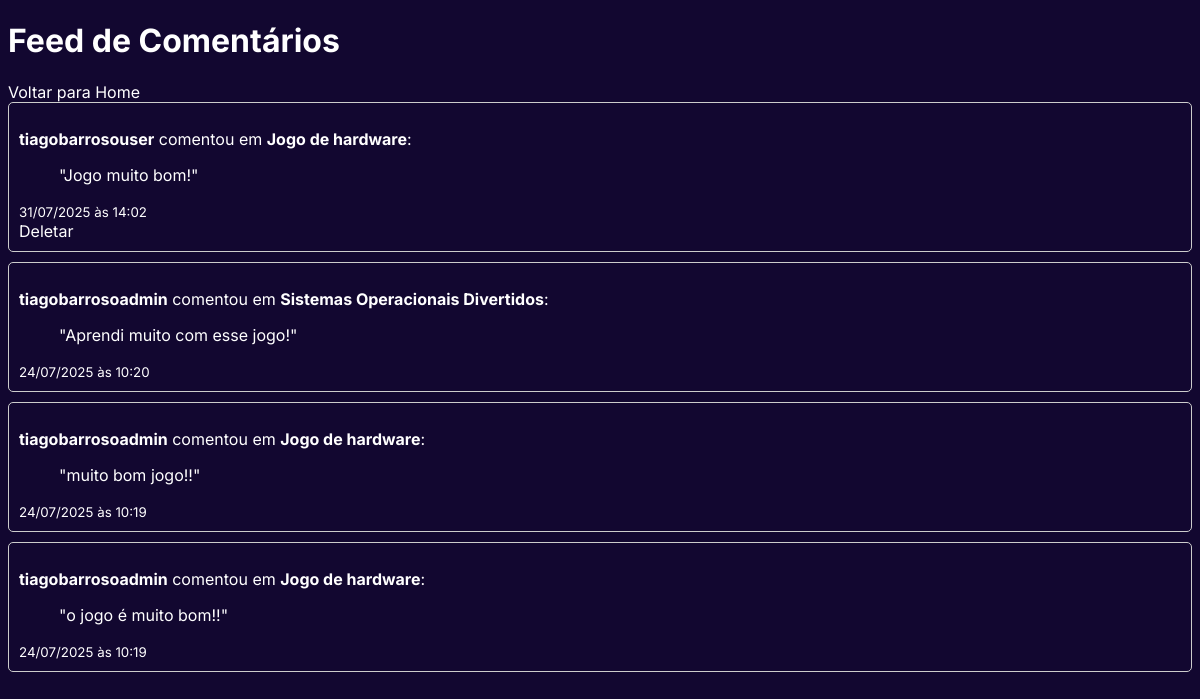
/comentarios/ (signed in), run on the app's committed database.
### potplayapp/models.py (models this page shows, shortened)
class Comentario(models.Model):
    jogo = models.ForeignKey(Jogo, on_delete=models.CASCADE, related_name='comentarios')
    autor = models.ForeignKey(User, on_delete=models.CASCADE)
    texto = models.TextField(verbose_name="Seu comentário")
    data_criacao = models.DateTimeField(auto_now_add=True)

class Jogo(models.Model):
    STATUS_AVALIACAO = [
        ('Pendente', 'Pendente'),
        ('Aprovado', 'Aprovado'),
        ('Rejeitado', 'Rejeitado'),
    ]
    desenvolvedor = models.ForeignKey(User, on_delete=models.CASCADE, related_name="jogos_criados")
    categoria = models.ForeignKey(Categoria, on_delete=models.SET_NULL, null=True, blank=False)
    nome = models.CharField(max_length=255)
    descricao = models.TextField()
    arquivo_jogo = models.FileField(upload_to='arquivos_jogos/')
    data_submissao = models.DateTimeField(auto_now_add=True)
    data_atualizacao = models.DateTimeField(auto_now=True) # Atualiza automaticamente a cada edição
    status_avaliacao = models.CharField(
        max_length=10,
        choices=STATUS_AVALIACAO,
        default='Pendente'
    )

### potplayapp/views.py (the view)
# urls.py: path('comentarios/', views.todos_comentarios_view, name='todos_comentarios'),
@login_required
def todos_comentarios_view(request):
    comentarios = Comentario.objects.all().order_by('-data_criacao')
    return render(request, 'todos_comentarios.html', {'comentarios': comentarios})

### potplayapp/templates/todos_comentarios.html (shortened to what this page needs)
{% load static %}
<!DOCTYPE html>
<html lang="pt-br">
<head>
    <link rel="stylesheet" href="{% static 'potplayapp/css/global.css' %}">
</head>
<body>
<div class="container mt-5">
    <div class="d-flex justify-content-between align-items-center mb-4">
        <h1>Feed de Comentários</h1>
        <a href="{% url 'home' %}" class="btn btn-secondary">Voltar para Home</a>
    </div>
    <div>
        {% for comentario in comentarios %}
            <div class="comment-card">
                <div class="d-flex justify-content-between">
                    <div>
                        <p class="mb-1">
                            <strong>{{ comentario.autor.username }}</strong> comentou em <strong>{{ comentario.jogo.nome }}</strong>:
                        </p>
                        <blockquote class="mb-1">"{{ comentario.texto }}"</blockquote>
                        <small class="text-muted">{{ comentario.data_criacao|date:"d/m/Y à\s H:i" }}</small>
                    </div>
                    <div>
                        {% if comentario.autor == user %}
                            <a href="{% url 'deletar_comentario' comentario.id %}" class="btn btn-outline-danger btn-sm">Deletar</a>
                        {% endif %}
                    </div>
                </div>
            </div>
        {% empty %}
            <div class="alert alert-info" style="background-color: #07122F; border-color: #04184D; color: #FFFFFF;">
                Nenhum comentário foi feito na plataforma ainda.
            </div>
        {% endfor %}
    </div>
</div>
</body>
</html>

### potplayapp/static/potplayapp/css/global.css (style rules this page uses)
body { font-family: "Inter", sans-serif; background-color: #120730; color: white; }
a { color: white; text-decoration: none; }

### potplayapp/templates/todos_comentarios.html (style rules this page uses)
.comment-card { border: 1px solid #ccc; padding: 10px; margin-bottom: 10px; border-radius: 5px; }

### data on the page
Comentario: autor.username "tiagobarrosouser", jogo.nome "Jogo de hardware", texto "Jogo muito bom!", data_criacao "31/07/2025 às 14:02", shows "Deletar"
Comentario: autor.username "tiagobarrosoadmin", jogo.nome "Sistemas Operacionais Divertidos", texto "Aprendi muito com esse jogo!", data_criacao "24/07/2025 às 10:20"
Comentario: autor.username "tiagobarrosoadmin", jogo.nome "Jogo de hardware", texto "muito bom jogo!!", data_criacao "24/07/2025 às 10:19"
Comentario: autor.username "tiagobarrosoadmin", jogo.nome "Jogo de hardware", texto "o jogo é muito bom!!", data_criacao "24/07/2025 às 10:19"
